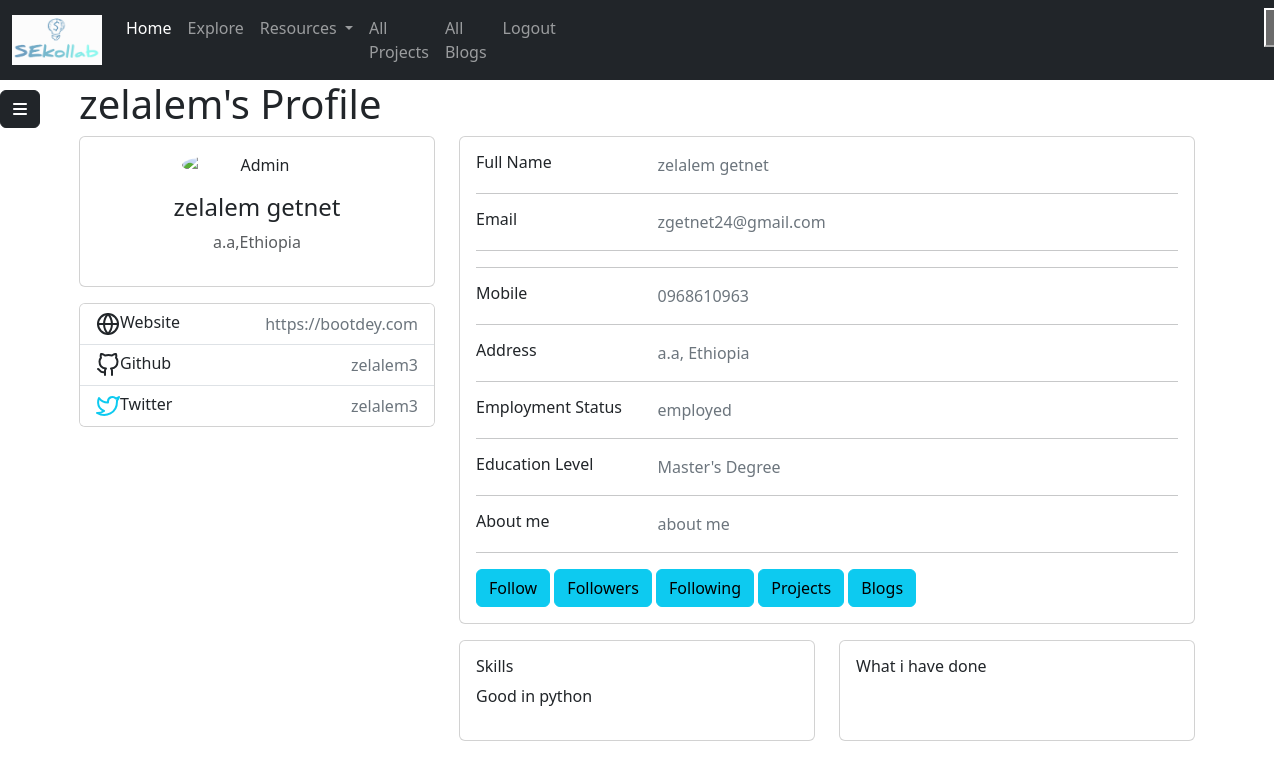
Page /profile/1 (signed in) on the committed database.
### models.py (models this page shows)
class User(UserMixin, db.Model):
    __tablename__ = "users"
    id = Column(Integer, primary_key=True, autoincrement=True)
    email = Column(String(100), unique=True)
    username = Column(String)
    fname = Column(String(30), nullable=False)
    lname = Column(String(30), nullable=False)
    profile_photo = Column(String)
    about_me = Column(String, nullable=False)
    phone_number = Column(String(11), nullable=False)
    age = Column(String(11), nullable=False)
    status = Column(String, nullable=False)
    skills = Column(String, nullable=False)
    portfolio = Column(String)
    password = Column(String(100))
    date = Column(String, nullable=False, default=datetime.date.today().strftime("%B %d, %Y"))
    is_active = db.Column(db.Boolean, default=True)
    country = Column(String, nullable=False)
    City = Column(String, nullable=False)
    twitter = Column(String)
    github = Column(String)
    education_status = Column(String)
    employment_status=Column(String, nullable=False)
    blogs = relationship("Blog", back_populates="author")
    comments = relationship("Userscomment", back_populates="user")
    liked_blogs = relationship("Blog", secondary='liked_blogs', backref='liking_users')
    collabration = relationship("Collabration", back_populates="user")
    followers = relationship("Follower", foreign_keys="[Follower.user_id]",back_populates="followed_user")
    following = relationship("Follower", foreign_keys="[Follower.follower_id]", back_populates="follower")
    interests = relationship("Interest", back_populates="user")

### main.py (the view)
@app.route("/profile/<int:id>", methods=["GET", "POST"])
@login_required
def profile(id):
    user = User.query.filter_by(id=id).first()
    return render_template("otherprofile.html", user=user)

### main.py (called while the page is built)
@login_manager.user_loader
def load_user(user_id):
    return User.query.get(int(user_id))

### templates/otherprofile.html (shortened to what this page needs)
<!DOCTYPE html>
<html lang="en">
<head>
    <link href="https://cdn.jsdelivr.net/npm/bootstrap@5.3.3/dist/css/bootstrap.min.css" rel="stylesheet">
<link rel="stylesheet" href="../static/css/sidebar.css">
</head>
<body>
{% include "navigationloggedin.html" %}
{% include "sidebar.html" %}
   <div class="container">
    <div class="main-body">
     <h1>{{ user.fname }}'s Profile</h1>
          <div class="row gutters-sm">
            <div class="col-md-4 mb-3">
              <div class="card">
                <div class="card-body">
                  <div class="d-flex flex-column align-items-center text-center">
                    <img src="../{{ user.profile_photo }}" alt="Admin" class="rounded-circle" width="150">
                    <div class="mt-3">
                      <h4>{{ user.fname }} {{ user.lname }}</h4>
                      <p class="text-muted font-size-sm">{{ user.City}},{{user.country}} </p>
                    </div>
                  </div>
                </div>
              </div>
              <div class="card mt-3">
                <ul class="list-group list-group-flush">
                  <li class="list-group-item d-flex justify-content-between align-items-center flex-wrap">
                    <h6 class="mb-0">Website</h6>
                    <span class="text-secondary">https://bootdey.com</span>
                  </li>
                  <li class="list-group-item d-flex justify-content-between align-items-center flex-wrap">
                    <h6 class="mb-0">Github</h6>
                    <span class="text-secondary">{{ user.github }}</span>
                  </li>
                  <li class="list-group-item d-flex justify-content-between align-items-center flex-wrap">
                    <h6 class="mb-0">Twitter</h6>
                    <span class="text-secondary">{{ user.twitter }}</span>
                  </li>
                </ul>
              </div>
            </div>
            <div class="col-md-8">
              <div class="card mb-3">
                <div class="card-body">
                  <div class="row">
                    <div class="col-sm-3">
                      <h6 class="mb-0">Full Name</h6>
                    </div>
                    <div class="col-sm-9 text-secondary">
                      {{ user.fname }} {{ user.lname }}
                    </div>
                  </div>
                  <hr>
                  <div class="row">
                    <div class="col-sm-3">
                      <h6 class="mb-0">Email</h6>
                    </div>
                    <div class="col-sm-9 text-secondary">
                      {{ user.email }}
                    </div>
                  </div>
                  <hr>
                  <hr>
                  <div class="row">
                    <div class="col-sm-3">
                      <h6 class="mb-0">Mobile</h6>
                    </div>
                    <div class="col-sm-9 text-secondary">
                      {{ user.phone_number }}
                    </div>
                  </div>
                  <hr>
                  <div class="row">
                    <div class="col-sm-3">
                      <h6 class="mb-0">Address</h6>
                    </div>
                    <div class="col-sm-9 text-secondary">
                      {{ user.City }}, {{ user.country }}
                    </div>
                  </div>
                  <hr>
                  <div class="row">
                    <div class="col-sm-3">
                      <h6 class="mb-0">Employment Status</h6>
                    </div>
                    <div class="col-sm-9 text-secondary">
                       {{ user.employment_status }}
                    </div>
                  </div>
                  <hr>
                     <div class="row">
                    <div class="col-sm-3">
                      <h6 class="mb-0">Education Level</h6>
                    </div>
                    <div class="col-sm-9 text-secondary">
                       {{ user.education_status }}
                    </div>
                  </div>
                  <hr>
                     <div class="row">
                    <div class="col-sm-3">
                      <h6 class="mb-0">About me </h6>
                    </div>
                    <div class="col-sm-9 text-secondary">
                      {{ user.about_me }}
                    </div>
                  </div>
                  <hr>
                  <a ><button type="button" class="btn btn-info" id="follow" user-id="{{ user.id }}">Follow</button></a>
                  <a href="{{ url_for('otherfollowers',id=user.id) }}"><button type="button" class="btn btn-info"  >Followers</button></a>
                  <a href="{{ url_for('otherfollowing',id=user.id) }}"><button type="button" class="btn btn-info">Following</button></a>
                  <a href="{{ url_for('otherprojects',id=user.id) }}"><button type="button" class="btn btn-info">Projects</button></a>
                   <a href="{{ url_for('userblogs',id=user.id) }}"><button type="button" class="btn btn-info">Blogs</button></a>
                </div>
              </div>
              <div class="row gutters-sm">
                <div class="col-sm-6 mb-3">
                  <div class="card h-100">
                    <div class="card-body">
                     <h6> Skills</h6>
                      <p>{{ user.skills }}</p>
                    </div>
                  </div>
                </div>
                <div class="col-sm-6 mb-3">
                  <div class="card h-100">
                    <div class="card-body">
                    <h6> What i have done</h6>
                  </div>
                </div>
              </div>
            </div>
          </div>
        </div>
    </div>
   </div>
</body>
</html>

### static/css/sidebar.css (style rules this page uses)
a { text-decoration: none; }
li { color: black; }

### rows in the picture
User: fname "zelalem", lname "getnet", City "a.a", country "Ethiopia", github "zelalem3", twitter "zelalem3", email "zgetnet24@gmail.com", phone_number "0968610963", employment_status "employed", education_status "Master's Degree", about_me "about me", skills "Good in python"
